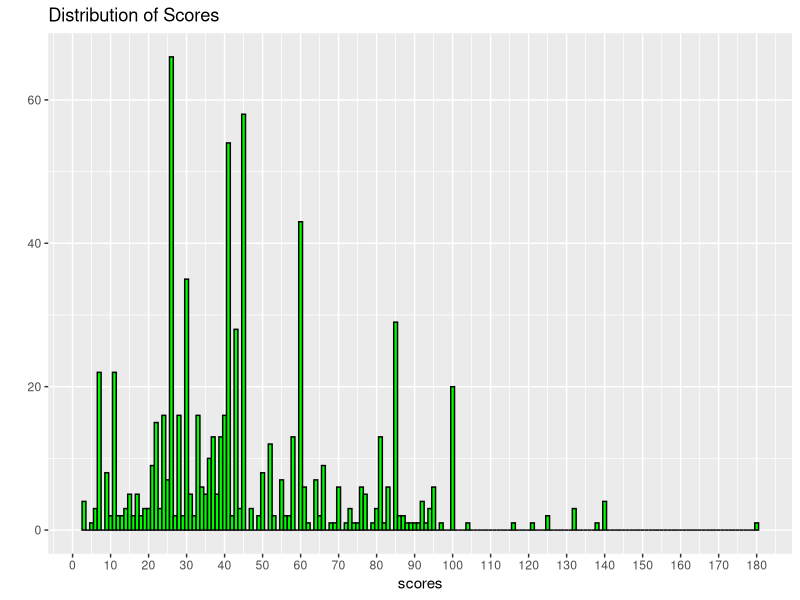
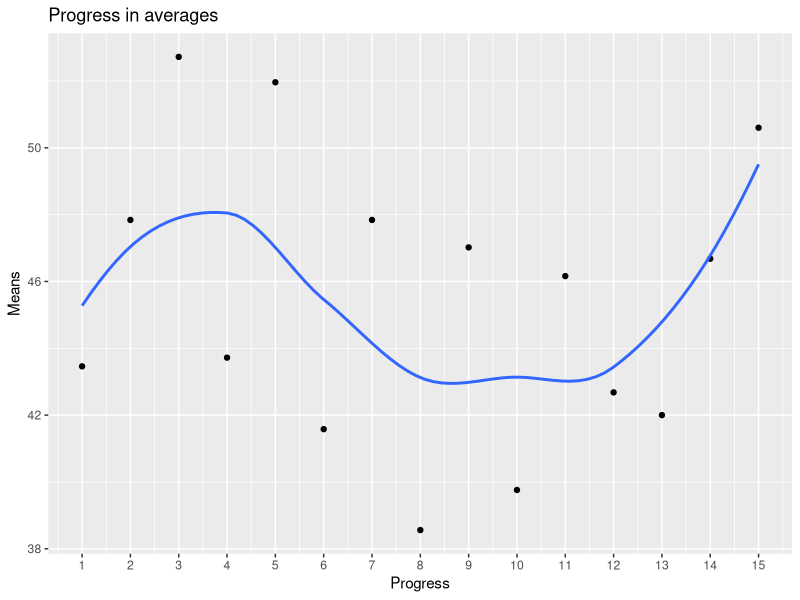
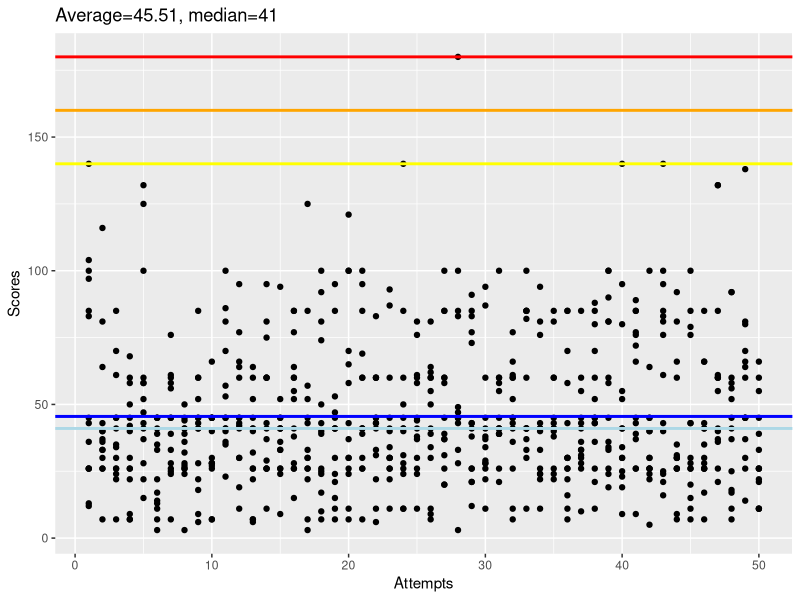

Write R code to recreate these figures, in order.
library(ggplot2)
#Scores1 28NOV16
scores1 <- c(26,33,85,60,41,35,7,26,52,45,53,45,26,43,41,55,30,40,41,121,39,43,30,40,44,60,26,3,12,26,41,45,11,81,41,85,45,43,100,34,72,30,43,66,26,28,36,41,66,11)
#Scores2 16JAN17
scores2 <- c(41,30,33,25,100,23,40,9,50,100,43,45,60,49,85,83,58,17,45,65,50,30,24,52,86,58,28,41,52,100,45,30,45,73,73,25,100,14,50,26,85,45,26,44,21,15,39,45,43,26)
#Scores3 23JAN17
scores3 <- c(85,40,70,9,58,45,26,45,85,7,23,30,22,41,45,28,26,100,95,100,41,45,26,26,81,30,31,180,85,41,60,66,100,26,81,16,33,70,24,30,45,45,140,81,30,41,60,17,60,45)
#Scores4 01FEB17
scores4 <- c(97,36,26,30,28,11,39,26,22,45,86,30,41,37,9,85,85,39,53,70,95,33,26,11,26,34,20,49,41,94,45,60,41,22,60,30,43,45,36,95,39,26,95,7,28,66,26,7,80,11)
#Scores5 06FEB17
scores5 <- c(100,37,45,68,132,41,58,32,41,28,36,95,60,60,36,38,7,92,21,100,26,83,60,28,45,55,45,47,77,60,100,7,85,41,45,43,36,26,19,25,66,64,76,26,76,26,55,58,45,26)
#Scores6 15FEB17
scores6 <- c(36,30,22,22,100,13,24,28,28,45,100,11,32,26,26,64,26,50,30,11,100,6,45,31,11,41,60,85,43,22,26,77,41,40,41,30,26,21,81,55,85,24,21,30,85,26,60,18,64,60)
#Scores7 20FEB17
scores7 <- c(26,64,35,26,47,45,28,24,60,30,40,60,7,60,41,15,30,7,85,65,69,45,34,140,38,81,37,33,73,38,58,60,41,33,41,85,41,80,81,30,85,100,61,30,43,30,40,11,37,22)
#Scores8 22FEB17
scores8 <- c(83,33,34,26,52,3,56,36,43,26,70,64,6,81,33,52,3,25,24,30,7,60,40,11,76,11,60,45,91,28,21,26,82,24,85,11,30,11,33,80,43,26,40,26,20,43,37,56,14,11)
#Scores9 28FEB17
scores9 <- c(13,26,45,7,37,17,25,27,45,45,41,19,26,95,45,60,22,26,7,37,30,60,41,85,58,9,85,45,26,87,39,45,60,24,26,58,85,85,90,23,9,40,81,60,15,35,132,60,138,55)
#Scores10 05MAR17
scores10 <- c(12,7,24,45,125,33,61,50,9,66,45,42,64,11,26,41,57,74,47,24,41,41,30,50,24,62,20,83,21,28,39,11,37,94,24,26,28,36,26,9,26,22,83,30,79,17,41,45,26,26)
#Scores11 06MAR17
scores11 <- c(104,26,26,50,15,14,33,39,18,7,35,43,40,29,94,60,125,10,45,7,60,60,22,45,37,39,85,43,38,37,41,43,33,41,38,26,33,88,58,19,89,30,25,31,26,66,132,92,45,66)
#Scores12 06MAR17
scores12 <- c(26,40,7,42,58,39,45,41,45,28,45,41,52,75,24,77,43,17,41,26,60,31,93,24,61,7,58,45,83,29,60,36,85,43,43,22,55,43,45,41,37,5,16,35,43,7,85,52,45,33)
#Scores13 15MAR17
scores13 <- c(43,81,41,7,60,22,45,3,6,28,81,45,41,26,52,26,45,43,41,30,41,11,87,41,30,50,100,45,26,11,55,41,41,11,60,7,10,45,100,140,26,26,24,26,11,26,60,92,70,21)
#Scores14 20MAR17
scores14 <- c(140,43,30,58,22,45,60,41,60,40,41,66,45,60,33,85,33,24,11,43,85,22,30,60,41,60,37,28,21,34,41,61,30,76,40,30,31,52,34,41,76,45,85,92,7,41,61,37,30,26)
#Scores15 22MAR17
scores15 <- c(45,116,61,40,43,7,76,44,41,27,57,77,7,26,41,26,52,81,15,58,26,43,11,41,60,64,39,100,43,45,39,52,85,41,22,70,60,60,60,52,77,40,100,9,100,85,21,25,81,39)

ScoreTable <- data.frame(1:50,scores1,scores2,scores3,scores4,scores5,scores6,scores7,
                         scores8,scores9,scores10,scores11,scores12,scores13,scores14,scores15)
colnames(ScoreTable)[1] <- 'Attempts'

scores <- NULL
for(i in 2:length(ScoreTable[1,])){scores <- append(scores,ScoreTable[,i],length(scores))}

listofmeans <- NULL
for(i in 1:length(ScoreTable[1,])-1){listofmeans[i] <- mean(ScoreTable[,i+1])}

#Score distribution
qplot(x=scores,binwidth=1,fill=I('green'),col=I('black'),main = 'Distribution of Scores')+
  scale_x_continuous(breaks=seq(0,180,10))

#Running averages
qplot(x=seq_along(listofmeans),y=listofmeans,geom=c('point','smooth'),
      se=F,xlab='Progress',ylab='Means',main = 'Progress in averages')+
  scale_x_continuous(breaks=seq(0,length(listofmeans),1))

#Overall scores
gg <- ggplot(ScoreTable,aes(Attempts))
gg <- gg + ggtitle(paste('Average=',round(mean(scores),2),', median=',median(scores),sep=''))
gg <- gg + geom_point(aes(y=ScoreTable[,2]))
for(i in 3:(length(scores)/50)+1){gg <- gg + geom_point(y=ScoreTable[,i])}
gg <- gg + geom_hline(color='blue',yintercept=mean(scores),size=1)
gg <- gg + geom_hline(color='lightblue',yintercept=median(scores),size=1)
gg <- gg + geom_hline(color='yellow',yintercept=140,size=1)
gg <- gg + geom_hline(color='orange',yintercept=160,size=1)
gg <- gg + geom_hline(color='red',yintercept=180,size=1)
gg <- gg + labs(y='Scores')
gg
